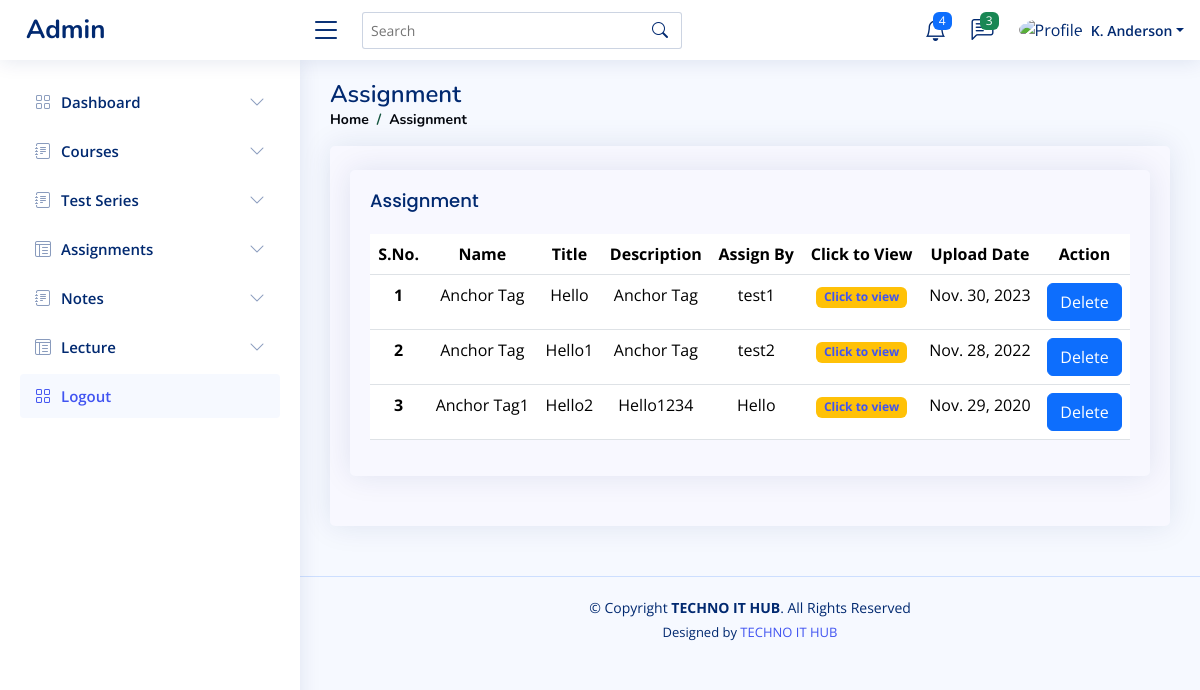
The app's page /AS/ with its own data.
### panel/models.py (models this page shows, shortened)
class Assignment(models.Model):
     tname = models.CharField(max_length=50)
     up = models.DateField(max_length=10)
     titles = models.CharField(max_length=50)
     des = models.CharField(max_length=50)
     asgn = models.CharField(max_length=50)

### panel/views.py (the view)
def AssignShow(request):
    a = Assignment.objects.all()
    contextmenu={
        'table':a
    }
    return render(request,'AssignmentShow.html',contextmenu)

### panel/templates/AssignmentShow.html (shortened to what this page needs)
{% extends 'base.html' %}
{% block content %}
  <main id="main" class="main">
    <div class="pagetitle">
      <h1>Assignment</h1>
      <nav>
        <ol class="breadcrumb">
          <li class="breadcrumb-item"><a href="index.html">Home</a></li>
          <li class="breadcrumb-item">Assignment</li>
        </ol>
      </nav>
    </div>
    <section class="section profile">
      <div class="row">
        <div class="col-xl-12">
          <div class="card">
            <div class="card-body pt-3">
              <div class="tab-content pt-2">
                <section class="section dashboard">
                    <div class="row">
                        <div class="col-lg-12">
                            <div class="card">
                              <div class="card-body">
                                <h5 class="card-title">Assignment</h5>
                                <table class="table text-center">
                                  <thead>
                                    <tr>
                                      <th scope="col">S.No.</th>
                                      <th scope="col">Name</th>
                                      <th scope="col">Title</th>
                                      <th scope="col">Description</th>
                                      <th scope="col">Assign By</th>
                                      <th scope="col">Click to View</th>
                                      <th scope="col">Upload Date</th>
                                      <th scope="col">Action</th>
                                    </tr>
                                  </thead>
                                  <tbody>
                                    {% for var in table %}
                                    <tr>
                                      <th scope="row">{{var.id}}</th>
                                      <td>{{var.tname}}</td>
                                      <td>{{var.titles}}</td>
                                      <td>{{var.des}}</td>
                                      <td>{{var.asgn}}</td>
                                      <td><span class="badge bg-warning"><a href="" target="_blank">Click to view</a></span></td>
                                      <td>{{var.up}}</td>
                                      <td><a href="../deleteA/{{var.id}}" class="btn btn-primary">Delete</a></td>
                                    </tr>
                                    {%endfor%}
                                  </tbody>
                                </table>
                              </div>
                            </div>
                          </div>
                    </div>
                </section>
                </div>
              </div>
            </div>
          </div>
        </div>
    </section>
  </main>
  {%endblock%}

### panel/templates/base.html (shortened to what this page needs)
<!DOCTYPE html>
<html lang="en">
<head>
    <link href="/static/files/vendor/bootstrap/css/bootstrap.min.css" rel="stylesheet">
    <link href="/static/files/vendor/bootstrap-icons/bootstrap-icons.css" rel="stylesheet">
    <link href="/static/files/vendor/boxicons/css/boxicons.min.css" rel="stylesheet">
    <link href="/static/files/vendor/quill/quill.snow.css" rel="stylesheet">
    <link href="/static/files/vendor/quill/quill.bubble.css" rel="stylesheet">
    <link href="/static/files/vendor/remixicon/remixicon.css" rel="stylesheet">
    <link href="/static/files/vendor/simple-datatables/style.css" rel="stylesheet">
    <link href="/static/files/css/style.css" rel="stylesheet">
</head>
<body>
    <header id="header" class="header fixed-top d-flex align-items-center">
        <div class="d-flex align-items-center justify-content-between">
            <a href="index.html" class="logo d-flex align-items-center">
                <span class="d-none d-lg-block">Admin</span>
            </a>
            <i class="bi bi-list toggle-sidebar-btn"></i>
        </div>
        <div class="search-bar">
            <form class="search-form d-flex align-items-center" method="POST" action="#">
                <input type="text" name="query" placeholder="Search" title="Enter search keyword">
                <button type="submit" title="Search"><i class="bi bi-search"></i></button>
            </form>
        </div>
        <nav class="header-nav ms-auto">
            <ul class="d-flex align-items-center">
                <li class="nav-item dropdown">
                    <a class="nav-link nav-icon" href="#" data-bs-toggle="dropdown">
                        <i class="bi bi-bell"></i>
                        <span class="badge bg-primary badge-number">4</span>
                    </a>
                </li>
                <li class="nav-item dropdown">
                    <a class="nav-link nav-icon" href="#" data-bs-toggle="dropdown">
                        <i class="bi bi-chat-left-text"></i>
                        <span class="badge bg-success badge-number">3</span>
                    </a>
                </li>
                <li class="nav-item dropdown pe-3">
                    <a class="nav-link nav-profile d-flex align-items-center pe-0" href="#" data-bs-toggle="dropdown">
                        <img src="assets/img/profile-img.jpg" alt="Profile" class="rounded-circle">
                        <span class="d-none d-md-block dropdown-toggle ps-2">K. Anderson</span>
                    </a>
                </li>
            </ul>
        </nav>
    </header>
    <aside id="sidebar" class="sidebar">
      <ul class="sidebar-nav" id="sidebar-nav">
        <li class="nav-item">
            <a class="nav-link collapsed" data-bs-target="#forms-nav0" data-bs-toggle="collapse" href="#">
              <i class="bi bi-grid"></i><span>Dashboard</span><i class="bi bi-chevron-down ms-auto"></i>
            </a>
        </li>
        <li class="nav-item">
            <a class="nav-link collapsed" data-bs-target="#forms-nav1" data-bs-toggle="collapse" href="#">
              <i class="bi bi-journal-text"></i><span>Courses</span><i class="bi bi-chevron-down ms-auto"></i>
            </a>
              </li>
            </ul>
        <li class="nav-item">
            <a class="nav-link collapsed" data-bs-target="#forms-nav2" data-bs-toggle="collapse" href="#">
              <i class="bi bi-journal-text"></i><span>Test Series</span><i class="bi bi-chevron-down ms-auto"></i>
            </a>
        </li>
        <li class="nav-item">
        <a class="nav-link collapsed" data-bs-target="#tables-nav1" data-bs-toggle="collapse" href="#">
            <i class="bi bi-layout-text-window-reverse"></i><span>Assignments</span><i class="bi bi-chevron-down ms-auto"></i>
        </a>
        </li>
        <li class="nav-item">
            <a class="nav-link collapsed" data-bs-target="#forms-nav" data-bs-toggle="collapse" href="#">
              <i class="bi bi-journal-text"></i><span>Notes</span><i class="bi bi-chevron-down ms-auto"></i>
            </a>
        </li>
        <li class="nav-item">
        <a class="nav-link collapsed" data-bs-target="#tables-nav" data-bs-toggle="collapse" href="#">
            <i class="bi bi-layout-text-window-reverse"></i><span>Lecture</span><i class="bi bi-chevron-down ms-auto"></i>
        </a>
        </li>
        <li class="nav-item collapsed">
            <a class="nav-link " href="#">
                <i class="bi bi-grid"></i>
                <span>Logout</span>
            </a>
        </li>
    </aside>
{% block content %}
{% endblock %}
<footer id="footer" class="footer">
    <div class="copyright">
        &copy; Copyright <strong><span>TECHNO IT HUB</span></strong>. All Rights Reserved
    </div>
    <div class="credits">
        Designed by <a href="https://technoithub.com/">TECHNO IT HUB</a>
    </div>
</footer>
</body>
</html>

### panel/static/files/css/style.css (style rules this page uses)
:root { scroll-behavior: smooth; }
body { font-family: "Open Sans", sans-serif; background:#f6f9ff; color: #444444; }
a { color: #4154f1; text-decoration: none; }
h1, h2, h3, h4, h5, h6 { font-family: "Nunito", sans-serif; }
#main { margin-top: 60px; padding: 20px 30px; transition: all 0.3s; background-repeat: no-repeat; background-size: cover; }
.pagetitle { margin-bottom: 10px; }
.pagetitle h1 { font-size: 24px; margin-bottom: 0; font-weight: 600; color: #012970; }
.card { margin-bottom: 30px; border: none; border-radius: 5px; box-shadow: 0px 0 30px rgba(1, 41, 112, 0.1); background-color: ghostwhite; }
.card-title { padding: 20px 0 15px 0; font-size: 18px; font-weight: 500; color: #012970; font-family: "Poppins", sans-serif; }
.card-body { padding: 0 20px 20px 20px; }
.breadcrumb { font-size: 14px; font-family: "Nunito", sans-serif; color: hsl(222, 50%, 4%); font-weight: 700; }
.breadcrumb a { color: hsl(222, 50%, 4%); transition: 0.3s; }
.breadcrumb .breadcrumb-item::before { color:hsl(160, 65%, 20%); }
.logo { line-height: 1; }
@media (min-width: 1200px) { .logo { width: 280px; } }
.logo span { font-size: 26px; font-weight: 700; color: #012970; font-family: "Nunito", sans-serif; }
.header { transition: all 0.5s; z-index: 997; height: 60px; box-shadow: 0px 2px 20px rgba(1, 41, 112, 0.1); background-color: #fff; padding-left: 20px; }
.header .toggle-sidebar-btn { font-size: 32px; padding-left: 10px; cursor: pointer; color: #012970; }
.header .search-bar { min-width: 360px; padding: 0 20px; }
.header .search-form { width: 100%; }
.header .search-form input { border: 0; font-size: 14px; color: #012970; border: 1px solid rgba(1, 41, 112, 0.2); padding: 7px 38px 7px 8px; border-radius: 3px; transition: 0.3s; width: 100%; }
.header .search-form button { border: 0; padding: 0; margin-left: -30px; background: none; }
.header .search-form button i { color: #012970; }
.header-nav ul { list-style: none; }
.header-nav>ul { margin: 0; padding: 0; }
.header-nav .nav-icon { font-size: 22px; color: #012970; margin-right: 25px; position: relative; }
.header-nav .nav-profile { color: #012970; }
.header-nav .nav-profile img { max-height: 36px; }
.header-nav .nav-profile span { font-size: 14px; font-weight: 600; }
.header-nav .badge-number { position: absolute; inset: -2px -5px auto auto; font-weight: normal; font-size: 12px; padding: 3px 6px; }
.sidebar { position: fixed; top: 60px; left: 0; bottom: 0; width: 300px; z-index: 996; transition: all 0.3s; padding: 20px; overflow-y: auto; scrollbar-width: thin; scrollbar-color: #aab7cf transparent; box-shadow: 0px 0px 20px rgba(1, 41, 112, 0.1); background-color: #fff; }
@media (min-width: 1200px) { #main, #footer { margin-left: 300px; } }
.sidebar-nav { padding: 0; margin: 0; list-style: none; }
.sidebar-nav li { padding: 0; margin: 0; list-style: none; }
.sidebar-nav .nav-item { margin-bottom: 5px; }
.sidebar-nav .nav-link { display: flex; align-items: center; font-size: 15px; font-weight: 600; color: #4154f1; transition: 0.3; background: #f6f9ff; padding: 10px 15px; border-radius: 4px; }
.sidebar-nav .nav-link i { font-size: 16px; margin-right: 10px; color: #4154f1; }
.sidebar-nav .nav-link.collapsed { color: #012970; background: #fff; }
.sidebar-nav .nav-link.collapsed i { color: #899bbd; }
.sidebar-nav .nav-link .bi-chevron-down { margin-right: 0; transition: transform 0.2s ease-in-out; }
.footer { padding: 20px 0; font-size: 14px; transition: all 0.3s; border-top: 1px solid #cddfff; }
.footer .copyright { text-align: center; color: #012970; }
.footer .credits { padding-top: 5px; text-align: center; font-size: 13px; color: #012970; }

### records on screen
Assignment: id "1", tname "Anchor Tag", titles "Hello", des "Anchor Tag", asgn "test1", up "Nov. 30, 2023"
Assignment: id "2", tname "Anchor Tag", titles "Hello1", des "Anchor Tag", asgn "test2", up "Nov. 28, 2022"
Assignment: id "3", tname "Anchor Tag1", titles "Hello2", des "Hello1234", asgn "Hello", up "Nov. 29, 2020"
